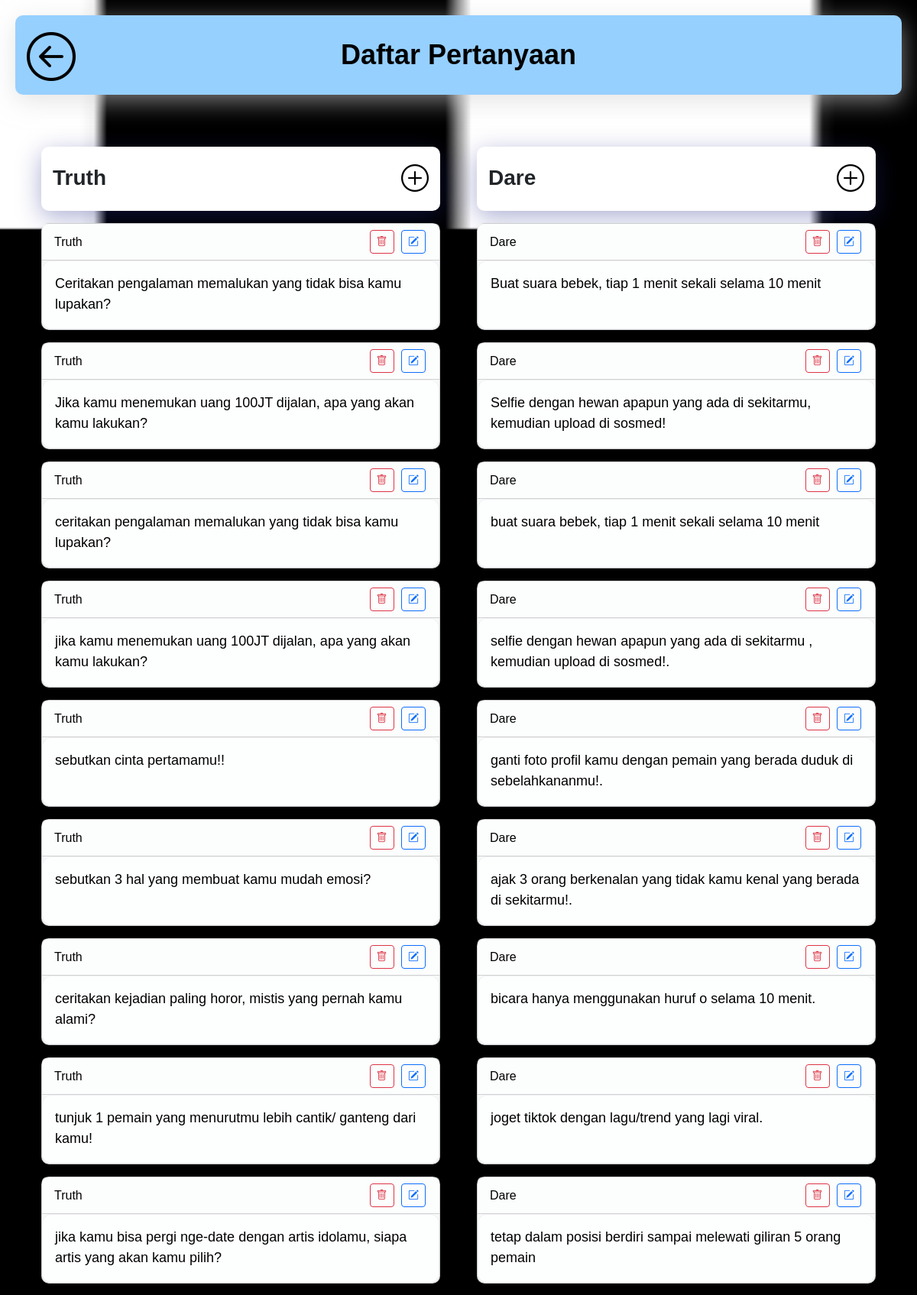
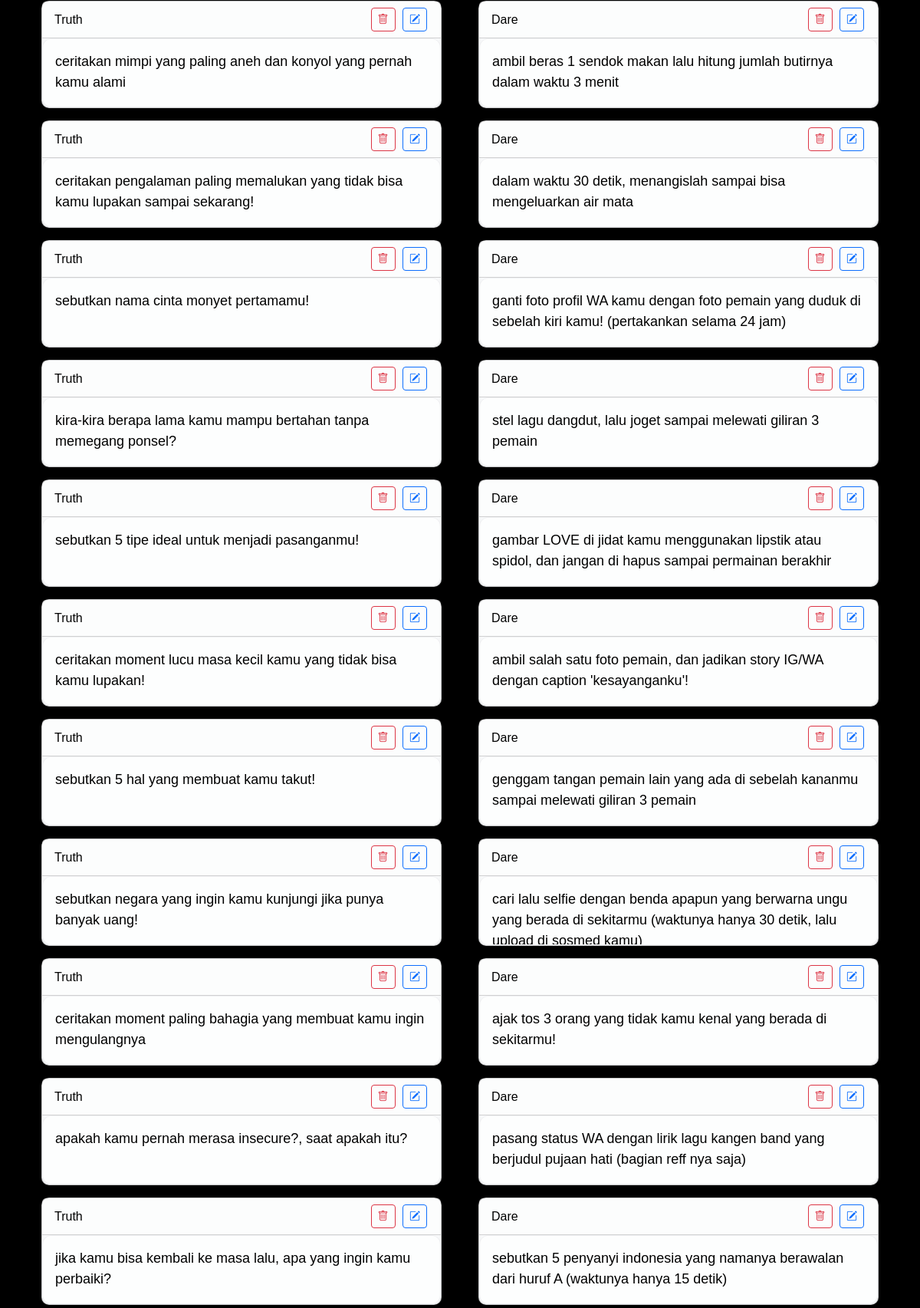
The page /pertanyaan.php (upper part) on the database its author committed (2 pictures, top to bottom).
### tables this page shows
CREATE TABLE `questions` (
  `id` int(11) NOT NULL,
  `type` enum('Truth','Dare') NOT NULL,
  `question` text NOT NULL
);

CREATE TABLE `dare_challenges` (
  `id` int(11) NOT NULL,
  `dare_text` text NOT NULL
);

### pertanyaan.php (the view, shortened to what this page needs)
<!DOCTYPE html>
<html lang="en">
<head>
    <link href="https://cdn.jsdelivr.net/npm/bootstrap@5.3.3/dist/css/bootstrap.min.css" rel="stylesheet">
    <link href="https://cdnjs.cloudflare.com/ajax/libs/bootstrap-icons/1.8.1/font/bootstrap-icons.min.css" rel="stylesheet">
    <link rel="stylesheet" href="style_pertanyaan.css">
</head>
<body>
    <nav class="navbar navbar-expand-lg">
        <div class="container-fluid">
            <div class="kembali">
                <a href="kartu.php"><i class="bi bi-arrow-left-circle"></i></a>
            </div>
            <a class="navbar-brand">Daftar Pertanyaan</a>
        </div>
    </nav>
    <div class="container mt-5 custom-scrollbar">
        <div class="row">
            <div class="col-md-6">
                <div class="container">
                    <div class="tambah d-flex justify-content-between align-items-center mb-3">
                        <h3>Truth</h3>
                        <a href="tambah_pertanyaan.php" data-bs-toggle="modal" data-bs-target="#addTruthModal"><i class="bi bi-plus-circle"></i></a>
                    </div>
                    <?php
                    include 'db.php';
                    $sql = "SELECT id, question FROM questions WHERE type = 'truth'";
                    $result = $conn->query($sql);
                    if ($result->num_rows > 0) {
                        while ($row = $result->fetch_assoc()) {
                            echo '
                            <div class="mb-3">
                                <div class="card text-bg-light custom-card" data-id="' . $row['id'] . '" data-type="truth" data-question="' . htmlspecialchars($row['question']) . '">
                                    <div class="card-header d-flex justify-content-between align-items-center">
                                        Truth
                                        <div class="edit-apus">
                                            <a href="hapus_pertanyaan.php?id=' . $row['id'] . '" class="btn btn-outline-danger btn-sm" onclick="return confirm(\'Yakin Ingin Menghapus?\')"><i class="bi bi-trash"></i></a>
                                            <a href="#" class="btn btn-outline-primary btn-sm edit-btn"><i class="bi bi-pencil-square"></i></a>
                                        </div>
                                    </div>
                                    <div class="card-body">
                                        <p class="card-text">' . htmlspecialchars($row['question']) . '</p>
                                    </div>
                                </div>
                            </div>';
                        }
                    }
                    ?>
                </div>
            </div>
            <div class="col-md-6">
                <div class="container">
                    <div class="tambah d-flex justify-content-between align-items-center mb-3">
                        <h3>Dare</h3>
                        <a href="tambah_tantangan.php" data-bs-toggle="modal" data-bs-target="#addDareModal"><i class="bi bi-plus-circle"></i></a>
                    </div>
                    <?php
                    include 'db.php';
                    $sql = "SELECT id, dare_text FROM dare_challenges";
                    $result = $conn->query($sql);
                    if ($result->num_rows > 0) {
                        while ($row = $result->fetch_assoc()) {
                            echo '
                            <div class="mb-3">
                                <div class="card text-bg-light custom-card" data-id="' . $row['id'] . '" data-type="dare" data-question="' . htmlspecialchars($row['dare_text']) . '">
                                    <div class="card-header d-flex justify-content-between align-items-center">
                                        Dare
                                        <div class="edit-apus">
                                            <a href="delete_dare.php?id=' . $row['id'] . '" class="btn btn-outline-danger btn-sm" onclick="return confirm(\'Yakin Ingin Menghapus?\')"><i class="bi bi-trash"></i></a>
                                            <a href="#" class="btn btn-outline-primary btn-sm edit-btn"><i class="bi bi-pencil-square"></i></a>
                                        </div>
                                    </div>
                                    <div class="card-body">
                                        <p class="card-text">' . htmlspecialchars($row['dare_text']) . '</p>
                                    </div>
                                </div>
                            </div>';
                        }
                    }
                    ?>
                </div>
            </div>
        </div>
    </div>
</body>
</html>

### style_pertanyaan.css (style rules this page uses)
* { margin: 0; padding: 0; box-sizing: border-box; font-family: Arial, Helvetica, sans-serif; }
.navbar { padding: 20px; border-radius: 10px; font-size: larger; font-family: Arial; font-weight: bold; justify-content: center; background: rgb(150, 208, 255); box-shadow: 0 8px 32px 0 rgb(210, 210, 210, 0.6); backdrop-filter: blur(4px); -webkit-backdrop-filter: blur(4px); border-radius: 10px; }
.navbar .navbar-brand { font-size: 36px; font-weight: bold; margin-left: auto; margin-right: auto; }
.container { margin-top: 20px; }
.row { display: flex; justify-content: center; flex-wrap: wrap; }
.custom-card { background: rgba(255, 255, 255, 0.55); box-shadow: 0 8px 32px 0 rgba(31, 38, 135, 0.5); border-radius: 10px; }
.kembali i { font-size: 4rem; color: black; }
.kembali { position: absolute; top: 8px; left: 15px; }
.card-header { background: rgba(255, 255, 255, 0.6); }
.edit-apus { position: relative; right: 2px; }
.card-body { height: 90px; font-size: 18px; overflow: auto; background-color: rgba(255, 255, 255, 0.75); border-radius: 12px; border: 1px solid rgba(209, 213, 219, 0.3); }
.container .tambah { background: rgba(255, 255, 255, 1); box-shadow: 0 8px 32px 0 rgba(31, 38, 135, 0.37); border-radius: 10px; padding: 15px; display: flex; flex-direction: row; justify-content: space-between; }
.tambah h3 { font-weight: bold; margin-top: 5px; }

### rows shown on the page
questions: question "Ceritakan pengalaman memalukan yang tidak bisa kamu lupakan?"
questions: question "Jika kamu menemukan uang 100JT dijalan, apa yang akan kamu lakukan?"
questions: question "ceritakan pengalaman memalukan yang tidak bisa kamu lupakan?"
questions: question "jika kamu menemukan uang 100JT dijalan, apa yang akan kamu lakukan?"
questions: question "sebutkan cinta pertamamu!!"
questions: question "sebutkan 3 hal yang membuat kamu mudah emosi?"
questions: question "ceritakan kejadian paling horor, mistis yang pernah kamu alami?"
questions: question "tunjuk 1 pemain yang menurutmu lebih cantik/ ganteng dari kamu!"
questions: question "jika kamu bisa pergi nge-date dengan artis idolamu, siapa artis yang akan kamu pilih?"
questions: question "ceritakan mimpi yang paling aneh dan konyol yang pernah kamu alami"
questions: question "ceritakan pengalaman paling memalukan yang tidak bisa kamu lupakan sampai sekarang!"
questions: question "sebutkan nama cinta monyet pertamamu!"
questions: question "kira-kira berapa lama kamu mampu bertahan tanpa memegang ponsel?"
questions: question "sebutkan 5 tipe ideal untuk menjadi pasanganmu!"
questions: question "ceritakan moment lucu masa kecil kamu yang tidak bisa kamu lupakan!"
questions: question "sebutkan 5 hal yang membuat kamu takut!"
questions: question "sebutkan negara yang ingin kamu kunjungi jika punya banyak uang!"
questions: question "ceritakan moment paling bahagia yang membuat kamu ingin mengulangnya"
questions: question "apakah kamu pernah merasa insecure?, saat apakah itu?"
questions: question "jika kamu bisa kembali ke masa lalu, apa yang ingin kamu perbaiki?"
dare_challenges: dare_text "Buat suara bebek, tiap 1 menit sekali selama 10 menit"
dare_challenges: dare_text "Selfie dengan hewan apapun yang ada di sekitarmu, kemudian upload di sosmed!"
dare_challenges: dare_text "buat suara bebek, tiap 1 menit sekali selama 10 menit"
dare_challenges: dare_text "selfie dengan hewan apapun yang ada di sekitarmu , kemudian upload di sosmed!."
dare_challenges: dare_text "ganti foto profil kamu dengan pemain yang berada duduk di sebelahkananmu!."
dare_challenges: dare_text "ajak 3 orang berkenalan yang tidak kamu kenal yang berada di sekitarmu!."
dare_challenges: dare_text "bicara hanya menggunakan huruf o selama 10 menit."
dare_challenges: dare_text "joget tiktok dengan lagu/trend yang lagi viral."
dare_challenges: dare_text "tetap dalam posisi berdiri sampai melewati giliran 5 orang pemain"
dare_challenges: dare_text "ambil beras 1 sendok makan lalu hitung jumlah butirnya dalam waktu 3 menit"
dare_challenges: dare_text "dalam waktu 30 detik, menangislah sampai bisa mengeluarkan air mata"
dare_challenges: dare_text "ganti foto profil WA kamu dengan foto pemain yang duduk di sebelah kiri kamu! (pertakankan selama 24 jam)"
dare_challenges: dare_text "stel lagu dangdut, lalu joget sampai melewati giliran 3 pemain"
dare_challenges: dare_text "gambar LOVE di jidat kamu menggunakan lipstik atau spidol, dan jangan di hapus sampai permainan berakhir"
dare_challenges: dare_text "ambil salah satu foto pemain, dan jadikan story IG/WA dengan caption 'kesayanganku'!"
dare_challenges: dare_text "genggam tangan pemain lain yang ada di sebelah kananmu sampai melewati giliran 3 pemain"
dare_challenges: dare_text "cari lalu selfie dengan benda apapun yang berwarna ungu yang berada di sekitarmu (waktunya hanya 30 detik, lalu upload di sosmed kamu)"
dare_challenges: dare_text "ajak tos 3 orang yang tidak kamu kenal yang berada di sekitarmu!"
dare_challenges: dare_text "pasang status WA dengan lirik lagu kangen band yang berjudul pujaan hati (bagian reff nya saja)"
dare_challenges: dare_text "sebutkan 5 penyanyi indonesia yang namanya berawalan dari huruf A (waktunya hanya 15 detik)"
